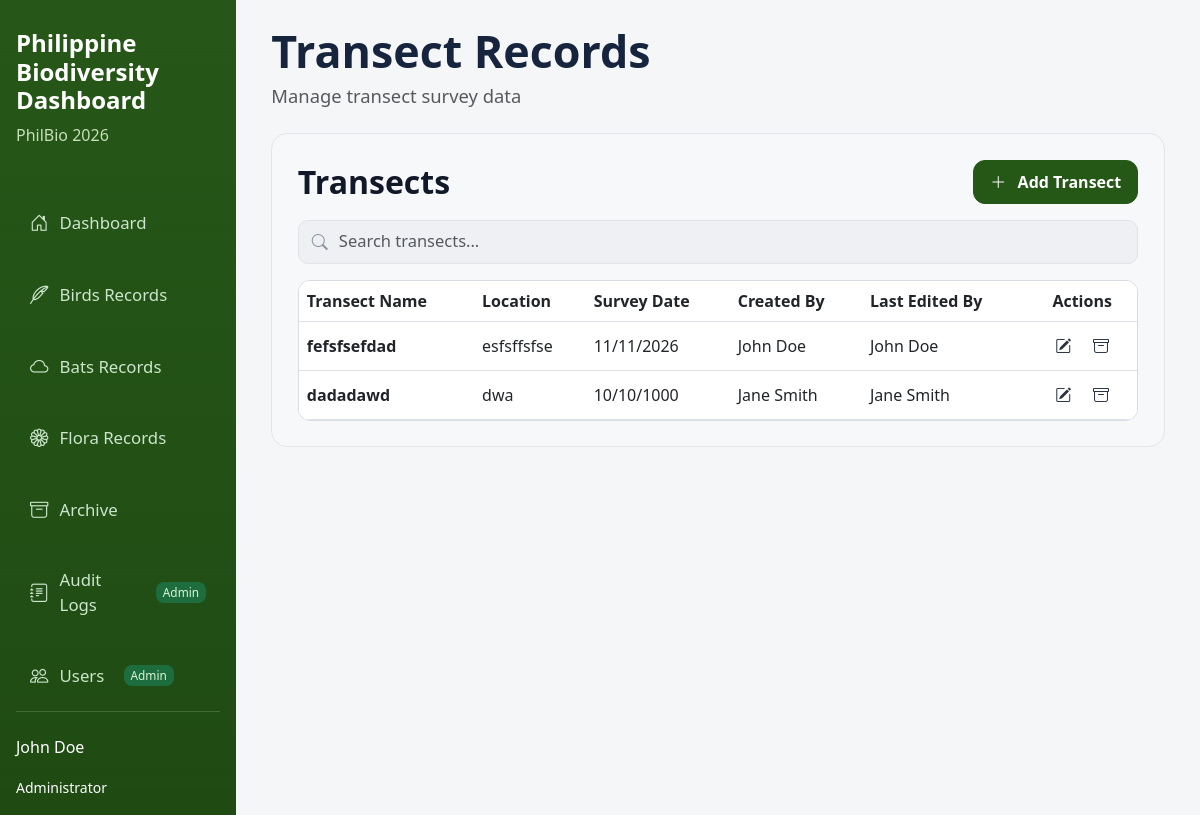
Screenshot of /phildata/transect.php with the database file from the repository.
### tables this page shows
CREATE TABLE `bird_transects` (
  `transect_id` int(11) NOT NULL COMMENT 'Unique ID for each transect survey',
  `transect_name` varchar(255) DEFAULT NULL COMMENT 'Name or label of transect',
  `location` varchar(255) DEFAULT NULL COMMENT 'Survey location',
  `survey_date` date DEFAULT NULL COMMENT 'Date when transect was conducted'
);

### phildata/transect.php (the view, shortened to what this page needs)
<?php
include 'db_connect.php';
$columnStmt = $pdo->query("SHOW COLUMNS FROM bird_transects");
$availableColumns = array_map(static fn($col) => $col['Field'], $columnStmt->fetchAll());
$availableColumnsMap = array_flip($availableColumns);
$selectColumns = ['transect_id', 'transect_name', 'location', 'survey_date'];
if (isset($availableColumnsMap['created_by'])) {
    $selectColumns[] = 'created_by';
} else {
    $selectColumns[] = 'NULL AS created_by';
}
if (isset($availableColumnsMap['last_edited_by'])) {
    $selectColumns[] = 'last_edited_by';
} else {
    $selectColumns[] = 'NULL AS last_edited_by';
}
$stmt = $pdo->query('SELECT ' . implode(', ', $selectColumns) . ' FROM bird_transects ORDER BY transect_id DESC');
$transects = $stmt->fetchAll();
?>
<!DOCTYPE html>
<html lang="en">
<head>
    <link href="https://cdn.jsdelivr.net/npm/bootstrap@5.3.0/dist/css/bootstrap.min.css" rel="stylesheet">
    <link href="https://cdn.jsdelivr.net/npm/bootstrap-icons@1.11.3/font/bootstrap-icons.css" rel="stylesheet">
    <link href="style.css" rel="stylesheet">
</head>
<body>
<div class="d-flex app-shell">
    <?php include 'sidebar.php'; ?>
    <main class="main-content birds-page p-4 w-100">
        <div class="page-head mb-4">
            <h1 class="mb-1">Transect Records</h1>
            <p class="text-muted mb-0">Manage transect survey data</p>
        </div>
        <section class="birds-card">
            <div class="birds-card-head">
                <h2>Transects</h2>
                <button class="btn btn-success add-species-btn" id="openTransectModal" type="button">
                    <i class="bi bi-plus-lg"></i>
                    Add Transect
                </button>
            </div>
            <div class="search-wrap">
                <i class="bi bi-search"></i>
                <input type="text" class="form-control" id="searchInput" placeholder="Search transects..." onkeyup="searchTable()">
            </div>
            <div class="table-wrap">
                <table class="table align-middle mb-0" id="transectTable">
                    <thead>
                        <tr>
                            <th>Transect Name</th>
                            <th>Location</th>
                            <th>Survey Date</th>
                            <th>Created By</th>
                            <th>Last Edited By</th>
                            <th class="text-center">Actions</th>
                        </tr>
                    </thead>
                    <tbody>
                        <?php foreach ($transects as $index => $row): ?>
                        <tr>
                            <td><strong><?= htmlspecialchars($row['transect_name'] ?? 'N/A') ?></strong></td>
                            <td><?= htmlspecialchars($row['location'] ?? 'N/A') ?></td>
                            <td>
                                <?php
                                $dateValue = $row['survey_date'] ?? '';
                                if ($dateValue) {
                                    $formattedDate = date('n/j/Y', strtotime((string) $dateValue));
                                    echo htmlspecialchars($formattedDate);
                                } else {
                                    echo 'N/A';
                                }
                                ?>
                            </td>
                            <td><?= htmlspecialchars(($row['created_by'] ?? '') !== '' ? $row['created_by'] : (($index % 2 === 0) ? 'John Doe' : 'Jane Smith')) ?></td>
                            <td><?= htmlspecialchars(($row['last_edited_by'] ?? '') !== '' ? $row['last_edited_by'] : (($index % 2 === 0) ? 'John Doe' : 'Jane Smith')) ?></td>
                            <td>
                                <div class="table-actions">
                                    <?php if (isset($row['transect_id']) && (int) $row['transect_id'] > 0): ?>
                                        <a href="edit_transect.php?id=<?= urlencode((string) $row['transect_id']) ?>" class="action-link" aria-label="Edit transect"><i class="bi bi-pencil-square"></i></a>
                                        <a href="archive_handler.php?type=transect&id=<?= urlencode((string) $row['transect_id']) ?>" class="action-link" aria-label="Archive transect" onclick="return confirm('Archive this record?')"><i class="bi bi-archive"></i></a>
                                    <?php endif; ?>
                                </div>
                            </td>
                        </tr>
                        <?php endforeach; ?>
                    </tbody>
                </table>
            </div>
        </section>
    </main>
</div>
</body>
</html>

### phildata/style.css (style rules this page uses)
body { background-color: #f5f6f8; font-family: "Segoe UI", Tahoma, Geneva, Verdana, sans-serif; color: #1d2433; }
.main-content { background: #f5f6f8; }
.app-shell { min-height: 100vh; }
.birds-page { padding-left: 2.2rem !important; padding-right: 2.2rem !important; }
.page-head h1 { font-size: 2.8rem; font-weight: 700; color: #16243e; }
.page-head p { font-size: 1.15rem; }
.birds-card { background: #f7f8fa; border: 1px solid #e2e5ea; border-radius: 16px; padding: 1.6rem; }
.birds-card-head { display: flex; justify-content: space-between; align-items: center; margin-bottom: 1rem; }
.birds-card-head h2 { font-size: 2rem; margin: 0; font-weight: 700; color: #111827; }
.add-species-btn { background-color: #255716; border-color: #255716; border-radius: 12px; font-weight: 600; padding: 0.55rem 1rem; }
.add-species-btn i { margin-right: 0.45rem; }
.search-wrap { position: relative; margin-bottom: 1rem; }
.search-wrap i { position: absolute; left: 14px; top: 50%; transform: translateY(-50%); color: #8b93a1; }
.search-wrap input { border: 1px solid #e0e3e8; background: #eef0f4; border-radius: 10px; min-height: 44px; padding-left: 40px; font-size: 1.03rem; }
.table-wrap { border: 1px solid #d7dbe2; border-radius: 12px; overflow-x: auto; background: #fff; }
.table-actions { display: flex; align-items: center; justify-content: center; gap: 0.35rem; }
.action-link { width: 32px; height: 32px; display: inline-flex; align-items: center; justify-content: center; border-radius: 8px; color: #2b3340; text-decoration: none; border: 1px solid transparent; }

### rows the page displays
bird_transects: transect_name "fefsfsefdad", location "esfsffsfse", survey_date "11/11/2026", created_by "John Doe", last_edited_by "John Doe"
bird_transects: transect_name "dadadawd", location "dwa", survey_date "10/10/1000", created_by "Jane Smith", last_edited_by "Jane Smith"
